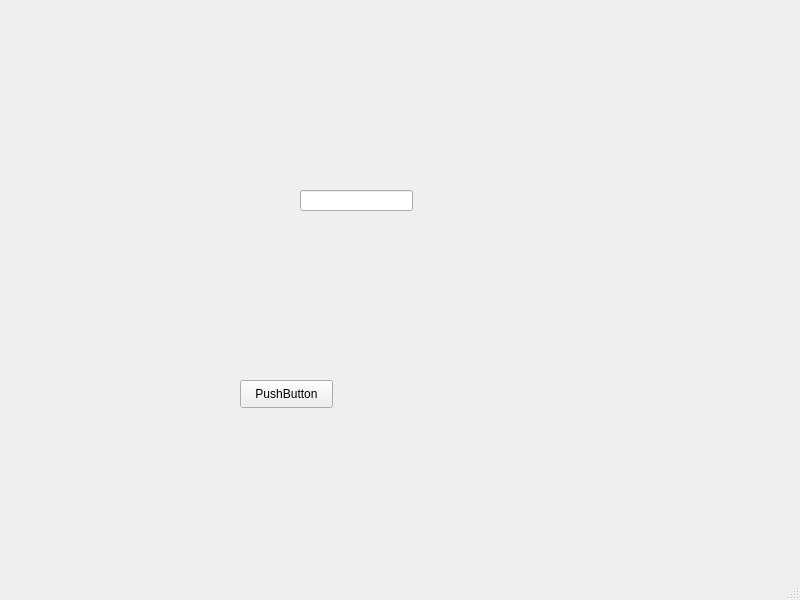
<?xml version="1.0" encoding="UTF-8"?>
<ui version="4.0">
 <class>child</class>
 <widget class="QMainWindow" name="child">
  <property name="geometry">
   <rect>
    <x>0</x>
    <y>0</y>
    <width>800</width>
    <height>600</height>
   </rect>
  </property>
  <property name="windowTitle">
   <string>MainWindow</string>
  </property>
  <widget class="QWidget" name="centralwidget">
   <widget class="QLineEdit" name="lineEdit">
    <property name="geometry">
     <rect>
      <x>300</x>
      <y>190</y>
      <width>113</width>
      <height>21</height>
     </rect>
    </property>
   </widget>
   <widget class="QPushButton" name="pushButton">
    <property name="geometry">
     <rect>
      <x>240</x>
      <y>380</y>
      <width>93</width>
      <height>28</height>
     </rect>
    </property>
    <property name="text">
     <string>PushButton</string>
    </property>
   </widget>
  </widget>
  <widget class="QMenuBar" name="menubar">
   <property name="geometry">
    <rect>
     <x>0</x>
     <y>0</y>
     <width>800</width>
     <height>26</height>
    </rect>
   </property>
  </widget>
  <widget class="QStatusBar" name="statusbar"/>
 </widget>
 <resources/>
 <connections/>
</ui>
